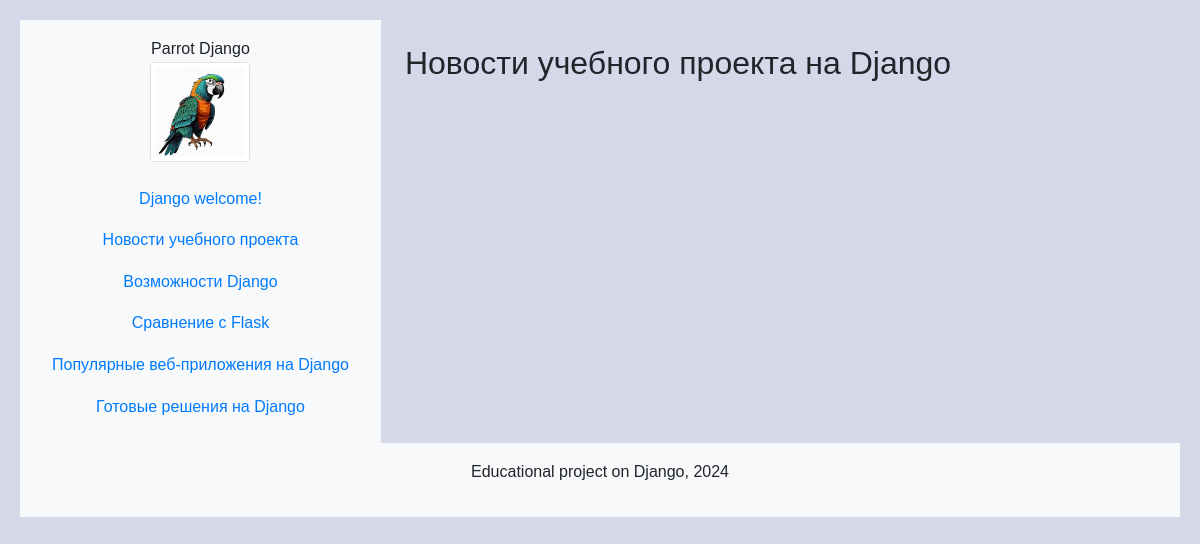
The page /news/ on the database as committed earlier.
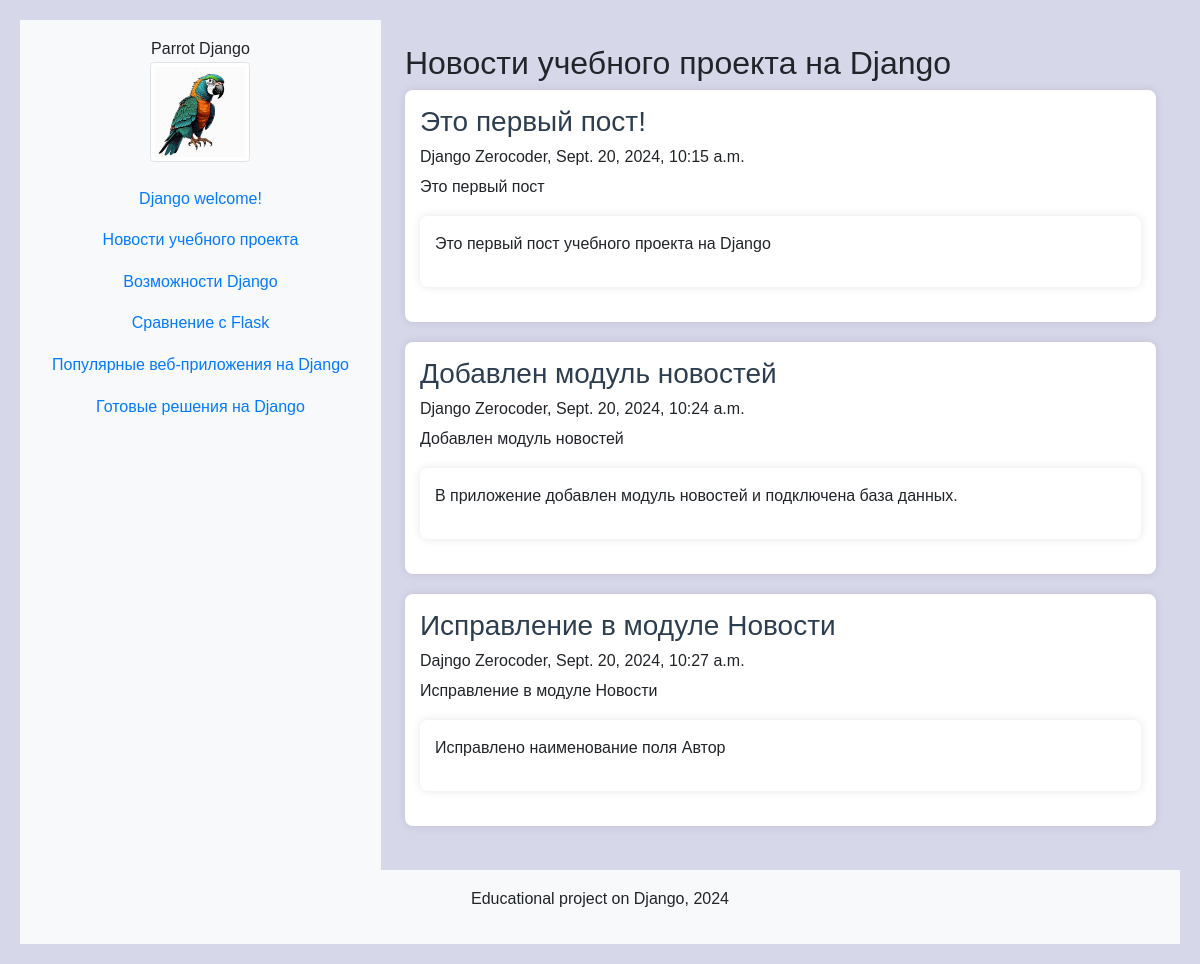
The same page on the database as committed later.
### news/models.py (models this page shows, shortened)
class News_post(models.Model):
    title = models.CharField('News title', max_length=50)
    author = models.CharField('Author', max_length=50)
    short_description = models.CharField('Short news description', max_length=200)
    text = models.TextField('News text')
    pub_date = models.DateTimeField('Date of publication')
    class Meta:
        verbose_name = 'News post'
        verbose_name_plural = 'News'

### news/views.py (the view)
# urls.py: path('', views.home, name='news_home'),
def home(request):
	news = News_post.objects.all()
	return render(request, 'news/news.html', {'news': news})

### news/templates/news/news.html (shortened to what this page needs)
{% extends 'sapp/layoute.html' %}
{% block content%}
<section>
    <h2>Новости учебного проекта на Django</h2>
</section>
<section>
    {% for new in news %}
	<div class="app">
		<h3> {{ new.title }} </h3>
        <h6> {{ new.author }}, {{ new.pub_date }} </h6>
		<p> {{ new.short_description }}</p>
        <div class="app">
            <p> {{ new.text }}</p>
        </div>
    </div>
    {% endfor %}
</section>
{% endblock %}

### sapp/templates/sapp/layoute.html (shortened to what this page needs)
{% load static %}
<!doctype html>
<html lang="en">
<head>
    <link rel="stylesheet" href="https://stackpath.bootstrapcdn.com/bootstrap/4.5.2/css/bootstrap.min.css">
    <link rel="stylesheet" href="{% static 'sapp/css/style.css' %}">
</head>
<body>
    <div class="d-flex">
        <div class="sidebar bg-light d-flex flex-column align-items-center p-3" style="min-width: 200px;">
            <div class="title-parrot">Parrot Django</div>
            <img src="{% static 'sapp/img/parrot.png' %}" alt="perrot" class="img-fluid img-thumbnail mb-3" width="100">
            {% include 'sapp/nav.html'%}
        </div>
        <main class="content flex-grow-1">
            <div class="container-fluid p-4">
                {% block content %}
                {% endblock %}
            </div>
        </main>
    </div>
    {% include 'sapp/footer.html'%}
</body>
</html>

### sapp/templates/sapp/nav.html
<nav class="nav flex-column w-100 text-center">
    <a class="nav-link active" href="{% url 'home' %}">Django welcome!</a>
    <a class="nav-link" href="{% url 'news_home' %}">Новости учебного проекта</a>
    <a class="nav-link" href="{% url 'data' %}">Возможности Django</a>
    <a class="nav-link" href="{% url 'compare' %}">Сравнение с Flask</a>
    <a class="nav-link" href="{% url 'uses' %}">Популярные веб-приложения на Django</a>
    <a class="nav-link" href="{% url 'apps' %}">Готовые решения на Django</a>
</nav>

### sapp/templates/sapp/footer.html
<footer class="bg-light text-center py-3">
    <p>Educational project on Django, 2024</p>
</footer>

### sapp/static/sapp/css/style.css (style rules this page uses)
body { font-family: Arial, sans-serif; line-height: 1.6; margin: 20px; background-color: #d7d7ea; }
.app { margin-bottom: 20px; padding: 15px; background-color: #ffffff; border-radius: 8px; box-shadow: 0 0 10px rgba(0, 0, 0, 0.1); }

Rows that differ between the two databases and show on the page:
added News_post: title "Это первый пост!", author "Django Zerocoder", pub_date "Sept. 20, 2024, 10:15 a.m.", short_description "Это первый пост", text "Это первый пост учебного проекта на Django"
added News_post: title "Добавлен модуль новостей", author "Django Zerocoder", pub_date "Sept. 20, 2024, 10:24 a.m.", short_description "Добавлен модуль новостей", text "В приложение добавлен модуль новостей и подключена база данных."
added News_post: title "Исправление в модуле Новости", author "Dajngo Zerocoder", pub_date "Sept. 20, 2024, 10:27 a.m.", short_description "Исправление в модуле Новости", text "Исправлено наименование поля Автор"
